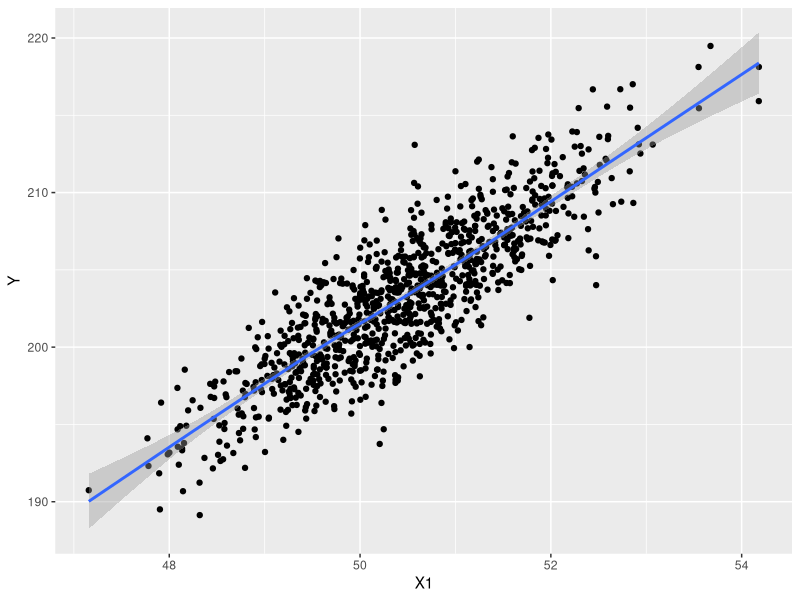

Recreate this plot in R. (Note: this script raises an error after producing the figure.)
## ---- chunk 1
library(lmtest)
library(tidyverse)
library(ggplot2)
## ---- chunk 2
# Suppose we have outcome Y, with treatment D, observed covariates X1 and X2, and observed confounder Z
# X1 -> Y <- X2 and X1 <- Z -> Y

Z <- rnorm(1000, 50, 1) # say income var with mean income 50k
X1 <- runif(1000, 0, 1) + Z 
X2 <- rnorm(1000, 0, 1)
e <- rnorm(1000, 0, 1)

Y <- 2 + 3*X1 + 2.3*X2 + Z + e # this will be biased unless we control for Z

ggplot(data.frame(Y, X1), aes(x=X1, y=Y)) + geom_point() + geom_smooth()
## ---- chunk 3
# We want to find the effect of X1 on Y
# The simple regression will yield bias due to the confounder Z
summary(lm(Y ~ X1))
#plot(lm(Y ~ X1)$residuals) # the bias is hard to tell from the residuals' plot

# Note how including/controlling the confounder Z gets the estimates much closer to the true value
# It allows us to isolate the true effect of X1 on Y
summary(lm(Y ~ X1 + Z))
#plot(lm(Y ~ X1 + Z)$residuals)

## ---- chunk 4
# OLS estimator from Y ~ X1 residuals
X1_resid <- lm(X1 ~ Z)$residuals
y_hat <- lm(Y ~ X1_resid-1) # substracting one takes out the intercept
summary(y_hat)

# OLS estimators from Y residuals ~ X1 residuals
Y_resids <- lm(Y ~ Z)$residuals
y_hat2 <- lm(Y_resids ~ X1_resid-1)
summary(y_hat2)
## ---- chunk 5
# biased
multi_lm_bias <- lm(Y ~ X1 + X2)

# unbiased
multi_lm_unbias <- lm(Y ~ X1 + X2 + Z)

# OLS estimator from Y ~ X1 residuals
X1_resid2 <- lm(X1 ~ X2 + Z)$residuals
multi_lm_unbias2 <- lm(Y ~ X1_resid2-1)

# OLS estimators from Y residuals ~ X1 residuals
Y_resid2 <- lm(Y ~ X2 + Z)$residuals
multi_lm_unbias3 <- lm(Y_resid2 ~ X1_resid2-1)
## ---- chunk 6
# Define the summary of each model
coef_multi_lm_bias <- coef(summary(multi_lm_bias))["X1",]
coef_multi_lm_unbias <- coef(summary(multi_lm_unbias))["X1",]
coef_multi_lm_unbias2 <- coef(summary(multi_lm_unbias2))["X1_resid2",]
coef_multi_lm_unbias3 <- coef(summary(multi_lm_unbias3))["X1_resid2",]


# Combine the results into a data frame
results_df <- data.frame(
  Model = c("multi_lm_bias", "multi_lm_unbias", "multi_lm_unbias2", "multi_lm_unbias3"),
  Estimate = c(coeff_multi_lm_bias[1], coeff_multi_lm_unbias[1], coeff_multi_lm_unbias2[1], coeff_multi_lm_unbias3[1]),
  Std_Error = c(coeff_multi_lm_bias[2], coeff_multi_lm_unbias[2], coeff_multi_lm_unbias2[2], coeff_multi_lm_unbias3[2]),
  t_value = c(coeff_multi_lm_bias[3], coeff_multi_lm_unbias[3], coeff_multi_lm_unbias2[3], coeff_multi_lm_unbias3[3]),
  P_value = c(coeff_multi_lm_bias[4], coeff_multi_lm_unbias[4], coeff_multi_lm_unbias2[4], coeff_multi_lm_unbias3[4])
)

# Print the results. All unbiased models should yield the exact same estimate.
print(results_df)
## ---- chunk 7
set.seed(12012023)
n_obs <- 1000
n_covariates <- 3
Z <- runif(n_obs, 0, 1) # some percentage value or rate
D <- rbinom(n_obs, 1, 0.5)
X <- matrix(rnorm(n_obs*n_covariates, 4, 1), 
            nrow=n_obs, ncol=n_covariates)
e <- rnorm(1000,0,1)

betas <- c(1.2, 4.5, 3)
  
# Full model
Y <- 2.5 + 3*D + X%*%betas + 2*Z + e

# OVB model
Y_ovb <- 2.5 + 3*D + X%*%betas + e

summary(lm(Y ~ D + Z + X))

summary(lm(Y_ovb ~ D + X))
## ---- chunk 8
# partialing out X
D_X <- lm(D ~ X)$residuals
Y_X <- lm(Y ~ X)$residuals
Z_X <- lm(Z ~ X)$residuals

# estimation
treat_ovb <- cov(D_X, Y_X) / var(D_X)
paste("We are under(over) estimating by:", treat_ovb)
